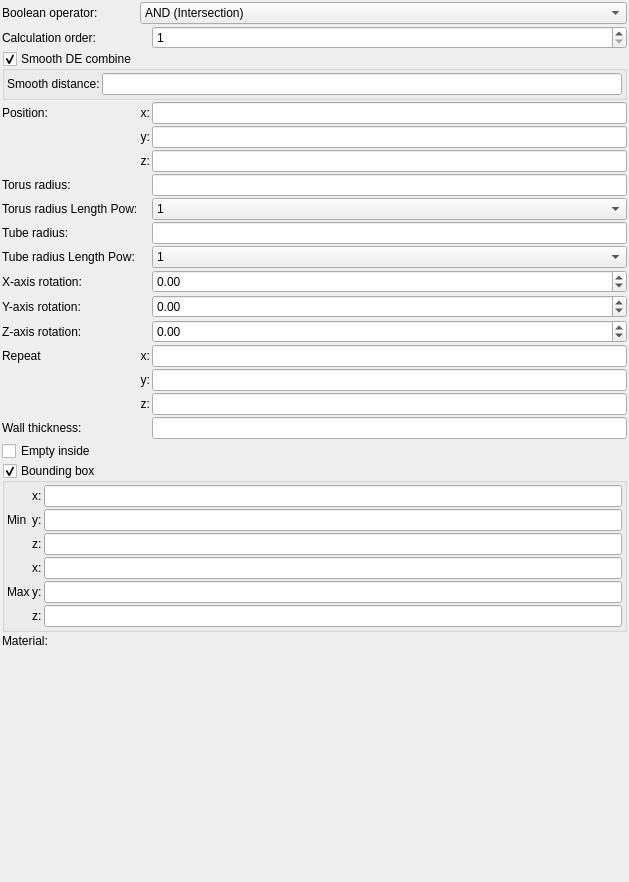
<?xml version="1.0" encoding="UTF-8"?>
<ui version="4.0">
 <class>Form</class>
 <widget class="QWidget" name="Form">
  <property name="geometry">
   <rect>
    <x>0</x>
    <y>0</y>
    <width>629</width>
    <height>882</height>
   </rect>
  </property>
  <property name="windowTitle">
   <string>Form</string>
  </property>
  <layout class="QVBoxLayout" name="verticalLayout">
   <property name="spacing">
    <number>2</number>
   </property>
   <property name="leftMargin">
    <number>2</number>
   </property>
   <property name="topMargin">
    <number>2</number>
   </property>
   <property name="rightMargin">
    <number>2</number>
   </property>
   <property name="bottomMargin">
    <number>2</number>
   </property>
   <item>
    <layout class="QGridLayout" name="gridLayout">
     <property name="spacing">
      <number>2</number>
     </property>
     <item row="3" column="2">
      <widget class="MyLineEdit" name="vect3_position_x">
       <property name="sizePolicy">
        <sizepolicy hsizetype="Expanding" vsizetype="Maximum">
         <horstretch>0</horstretch>
         <verstretch>0</verstretch>
        </sizepolicy>
       </property>
      </widget>
     </item>
     <item row="6" column="0">
      <widget class="QLabel" name="label_14">
       <property name="text">
        <string>Torus radius:</string>
       </property>
      </widget>
     </item>
     <item row="3" column="1">
      <widget class="QLabel" name="label_11">
       <property name="text">
        <string>x:</string>
       </property>
       <property name="alignment">
        <set>Qt::AlignRight|Qt::AlignTrailing|Qt::AlignVCenter</set>
       </property>
      </widget>
     </item>
     <item row="8" column="0">
      <widget class="QLabel" name="label_16">
       <property name="text">
        <string>Tube radius:</string>
       </property>
      </widget>
     </item>
     <item row="18" column="0" colspan="3">
      <widget class="MyGroupBox" name="groupCheck_limits_enable">
       <property name="title">
        <string>Bounding box</string>
       </property>
       <property name="checkable">
        <bool>true</bool>
       </property>
       <layout class="QGridLayout" name="gridLayout_5">
        <property name="leftMargin">
         <number>2</number>
        </property>
        <property name="topMargin">
         <number>2</number>
        </property>
        <property name="rightMargin">
         <number>2</number>
        </property>
        <property name="bottomMargin">
         <number>2</number>
        </property>
        <property name="spacing">
         <number>2</number>
        </property>
        <item row="1" column="3">
         <widget class="MyLineEdit" name="vect3_limits_min_y">
          <property name="sizePolicy">
           <sizepolicy hsizetype="Expanding" vsizetype="Maximum">
            <horstretch>0</horstretch>
            <verstretch>0</verstretch>
           </sizepolicy>
          </property>
         </widget>
        </item>
        <item row="0" column="2">
         <widget class="QLabel" name="label_308">
          <property name="text">
           <string>x:</string>
          </property>
          <property name="wordWrap">
           <bool>true</bool>
          </property>
         </widget>
        </item>
        <item row="1" column="2">
         <widget class="QLabel" name="label_309">
          <property name="text">
           <string>y:</string>
          </property>
          <property name="wordWrap">
           <bool>true</bool>
          </property>
         </widget>
        </item>
        <item row="3" column="3">
         <widget class="MyLineEdit" name="vect3_limits_max_x">
          <property name="sizePolicy">
           <sizepolicy hsizetype="Expanding" vsizetype="Maximum">
            <horstretch>0</horstretch>
            <verstretch>0</verstretch>
           </sizepolicy>
          </property>
         </widget>
        </item>
        <item row="4" column="3">
         <widget class="MyLineEdit" name="vect3_limits_max_y">
          <property name="sizePolicy">
           <sizepolicy hsizetype="Expanding" vsizetype="Maximum">
            <horstretch>0</horstretch>
            <verstretch>0</verstretch>
           </sizepolicy>
          </property>
         </widget>
        </item>
        <item row="0" column="3">
         <widget class="MyLineEdit" name="vect3_limits_min_x">
          <property name="sizePolicy">
           <sizepolicy hsizetype="Expanding" vsizetype="Maximum">
            <horstretch>0</horstretch>
            <verstretch>0</verstretch>
           </sizepolicy>
          </property>
         </widget>
        </item>
        <item row="1" column="1">
         <widget class="QLabel" name="label_307">
          <property name="text">
           <string>Min</string>
          </property>
          <property name="wordWrap">
           <bool>true</bool>
          </property>
         </widget>
        </item>
        <item row="2" column="3">
         <widget class="MyLineEdit" name="vect3_limits_min_z">
          <property name="sizePolicy">
           <sizepolicy hsizetype="Expanding" vsizetype="Maximum">
            <horstretch>0</horstretch>
            <verstretch>0</verstretch>
           </sizepolicy>
          </property>
         </widget>
        </item>
        <item row="2" column="2">
         <widget class="QLabel" name="label_310">
          <property name="text">
           <string>z:</string>
          </property>
          <property name="wordWrap">
           <bool>true</bool>
          </property>
         </widget>
        </item>
        <item row="5" column="3">
         <widget class="MyLineEdit" name="vect3_limits_max_z">
          <property name="sizePolicy">
           <sizepolicy hsizetype="Expanding" vsizetype="Maximum">
            <horstretch>0</horstretch>
            <verstretch>0</verstretch>
           </sizepolicy>
          </property>
         </widget>
        </item>
        <item row="4" column="1">
         <widget class="QLabel" name="label_311">
          <property name="text">
           <string>Max</string>
          </property>
          <property name="wordWrap">
           <bool>true</bool>
          </property>
         </widget>
        </item>
        <item row="3" column="2">
         <widget class="QLabel" name="label_312">
          <property name="text">
           <string>x:</string>
          </property>
          <property name="wordWrap">
           <bool>true</bool>
          </property>
         </widget>
        </item>
        <item row="4" column="2">
         <widget class="QLabel" name="label_313">
          <property name="text">
           <string>y:</string>
          </property>
          <property name="wordWrap">
           <bool>true</bool>
          </property>
         </widget>
        </item>
        <item row="5" column="2">
         <widget class="QLabel" name="label_314">
          <property name="text">
           <string>z:</string>
          </property>
          <property name="wordWrap">
           <bool>true</bool>
          </property>
         </widget>
        </item>
       </layout>
      </widget>
     </item>
     <item row="4" column="1">
      <widget class="QLabel" name="label_12">
       <property name="text">
        <string>y:</string>
       </property>
       <property name="alignment">
        <set>Qt::AlignRight|Qt::AlignTrailing|Qt::AlignVCenter</set>
       </property>
      </widget>
     </item>
     <item row="13" column="2">
      <widget class="MyLineEdit" name="vect3_repeat_x">
       <property name="sizePolicy">
        <sizepolicy hsizetype="Expanding" vsizetype="Maximum">
         <horstretch>0</horstretch>
         <verstretch>0</verstretch>
        </sizepolicy>
       </property>
      </widget>
     </item>
     <item row="19" column="0">
      <widget class="QLabel" name="label_20">
       <property name="text">
        <string>Material:</string>
       </property>
      </widget>
     </item>
     <item row="11" column="2">
      <widget class="MyDoubleSpinBox" name="spinboxd3_rotation_y">
       <property name="sizePolicy">
        <sizepolicy hsizetype="Minimum" vsizetype="Maximum">
         <horstretch>0</horstretch>
         <verstretch>0</verstretch>
        </sizepolicy>
       </property>
       <property name="prefix">
        <string/>
       </property>
       <property name="suffix">
        <string/>
       </property>
       <property name="decimals">
        <number>2</number>
       </property>
       <property name="minimum">
        <double>-36000.000000000000000</double>
       </property>
       <property name="maximum">
        <double>36000.000000000000000</double>
       </property>
       <property name="singleStep">
        <double>0.100000000000000</double>
       </property>
      </widget>
     </item>
     <item row="11" column="0">
      <widget class="QLabel" name="label_9">
       <property name="text">
        <string>Y-axis rotation:</string>
       </property>
       <property name="wordWrap">
        <bool>true</bool>
       </property>
      </widget>
     </item>
     <item row="12" column="2">
      <widget class="MyDoubleSpinBox" name="spinboxd3_rotation_z">
       <property name="sizePolicy">
        <sizepolicy hsizetype="Minimum" vsizetype="Maximum">
         <horstretch>0</horstretch>
         <verstretch>0</verstretch>
        </sizepolicy>
       </property>
       <property name="prefix">
        <string/>
       </property>
       <property name="suffix">
        <string/>
       </property>
       <property name="decimals">
        <number>2</number>
       </property>
       <property name="minimum">
        <double>-36000.000000000000000</double>
       </property>
       <property name="maximum">
        <double>36000.000000000000000</double>
       </property>
       <property name="singleStep">
        <double>0.100000000000000</double>
       </property>
      </widget>
     </item>
     <item row="9" column="2">
      <widget class="MyComboBox" name="comboBox_tube_radius_lpow">
       <item>
        <property name="text">
         <string notr="true">1</string>
        </property>
       </item>
       <item>
        <property name="text">
         <string notr="true">2</string>
        </property>
       </item>
       <item>
        <property name="text">
         <string notr="true">4</string>
        </property>
       </item>
       <item>
        <property name="text">
         <string notr="true">8</string>
        </property>
       </item>
       <item>
        <property name="text">
         <string notr="true">16</string>
        </property>
       </item>
       <item>
        <property name="text">
         <string notr="true">32</string>
        </property>
       </item>
      </widget>
     </item>
     <item row="1" column="0">
      <widget class="QLabel" name="label_22">
       <property name="text">
        <string>Calculation order:</string>
       </property>
       <property name="wordWrap">
        <bool>true</bool>
       </property>
      </widget>
     </item>
     <item row="5" column="1">
      <widget class="QLabel" name="label_13">
       <property name="text">
        <string>z:</string>
       </property>
       <property name="alignment">
        <set>Qt::AlignRight|Qt::AlignTrailing|Qt::AlignVCenter</set>
       </property>
      </widget>
     </item>
     <item row="19" column="1" colspan="2">
      <widget class="cMaterialSelector" name="materialselector_material_id" native="true">
       <property name="sizePolicy">
        <sizepolicy hsizetype="Preferred" vsizetype="Minimum">
         <horstretch>0</horstretch>
         <verstretch>0</verstretch>
        </sizepolicy>
       </property>
      </widget>
     </item>
     <item row="13" column="1">
      <widget class="QLabel" name="label_repeat_x_2">
       <property name="text">
        <string>x:</string>
       </property>
       <property name="alignment">
        <set>Qt::AlignRight|Qt::AlignTrailing|Qt::AlignVCenter</set>
       </property>
      </widget>
     </item>
     <item row="10" column="2">
      <widget class="MyDoubleSpinBox" name="spinboxd3_rotation_x">
       <property name="sizePolicy">
        <sizepolicy hsizetype="Minimum" vsizetype="Maximum">
         <horstretch>0</horstretch>
         <verstretch>0</verstretch>
        </sizepolicy>
       </property>
       <property name="prefix">
        <string/>
       </property>
       <property name="suffix">
        <string/>
       </property>
       <property name="decimals">
        <number>2</number>
       </property>
       <property name="minimum">
        <double>-36000.000000000000000</double>
       </property>
       <property name="maximum">
        <double>36000.000000000000000</double>
       </property>
       <property name="singleStep">
        <double>0.100000000000000</double>
       </property>
      </widget>
     </item>
     <item row="13" column="0">
      <widget class="QLabel" name="label_2">
       <property name="text">
        <string>Repeat</string>
       </property>
      </widget>
     </item>
     <item row="7" column="0">
      <widget class="QLabel" name="label">
       <property name="text">
        <string>Torus radius Length Pow:</string>
       </property>
       <property name="wordWrap">
        <bool>true</bool>
       </property>
      </widget>
     </item>
     <item row="9" column="0">
      <widget class="QLabel" name="label_3">
       <property name="text">
        <string>Tube radius Length Pow:</string>
       </property>
       <property name="wordWrap">
        <bool>true</bool>
       </property>
      </widget>
     </item>
     <item row="7" column="2">
      <widget class="MyComboBox" name="comboBox_radius_lpow">
       <item>
        <property name="text">
         <string notr="true">1</string>
        </property>
       </item>
       <item>
        <property name="text">
         <string notr="true">2</string>
        </property>
       </item>
       <item>
        <property name="text">
         <string notr="true">4</string>
        </property>
       </item>
       <item>
        <property name="text">
         <string notr="true">8</string>
        </property>
       </item>
       <item>
        <property name="text">
         <string notr="true">16</string>
        </property>
       </item>
       <item>
        <property name="text">
         <string notr="true">32</string>
        </property>
       </item>
      </widget>
     </item>
     <item row="0" column="1" colspan="2">
      <widget class="MyComboBox" name="comboBox_boolean_operator">
       <property name="sizePolicy">
        <sizepolicy hsizetype="Preferred" vsizetype="Preferred">
         <horstretch>0</horstretch>
         <verstretch>0</verstretch>
        </sizepolicy>
       </property>
       <item>
        <property name="text">
         <string>AND (Intersection)</string>
        </property>
       </item>
       <item>
        <property name="text">
         <string>OR (Union)</string>
        </property>
       </item>
       <item>
        <property name="text">
         <string>SUB (Complement)</string>
        </property>
       </item>
       <item>
        <property name="text">
         <string>rev SUB (B-A)</string>
        </property>
       </item>
      </widget>
     </item>
     <item row="3" column="0">
      <widget class="QLabel" name="label_10">
       <property name="text">
        <string>Position:</string>
       </property>
      </widget>
     </item>
     <item row="15" column="1">
      <widget class="QLabel" name="label_repeat_z_2">
       <property name="text">
        <string>z:</string>
       </property>
       <property name="alignment">
        <set>Qt::AlignRight|Qt::AlignTrailing|Qt::AlignVCenter</set>
       </property>
      </widget>
     </item>
     <item row="4" column="2">
      <widget class="MyLineEdit" name="vect3_position_y">
       <property name="sizePolicy">
        <sizepolicy hsizetype="Expanding" vsizetype="Maximum">
         <horstretch>0</horstretch>
         <verstretch>0</verstretch>
        </sizepolicy>
       </property>
      </widget>
     </item>
     <item row="2" column="0" colspan="3">
      <widget class="MyGroupBox" name="groupCheck_smooth_de_combine_enable">
       <property name="title">
        <string>Smooth DE combine</string>
       </property>
       <property name="checkable">
        <bool>true</bool>
       </property>
       <layout class="QGridLayout" name="gridLayout_4">
        <property name="leftMargin">
         <number>2</number>
        </property>
        <property name="topMargin">
         <number>2</number>
        </property>
        <property name="rightMargin">
         <number>2</number>
        </property>
        <property name="bottomMargin">
         <number>2</number>
        </property>
        <property name="spacing">
         <number>2</number>
        </property>
        <item row="0" column="0">
         <widget class="QLabel" name="label_306">
          <property name="text">
           <string>Smooth distance:</string>
          </property>
          <property name="wordWrap">
           <bool>true</bool>
          </property>
         </widget>
        </item>
        <item row="0" column="1">
         <widget class="MyLineEdit" name="logedit_smooth_de_combine_distance">
          <property name="sizePolicy">
           <sizepolicy hsizetype="Expanding" vsizetype="Maximum">
            <horstretch>0</horstretch>
            <verstretch>0</verstretch>
           </sizepolicy>
          </property>
         </widget>
        </item>
       </layout>
      </widget>
     </item>
     <item row="12" column="0">
      <widget class="QLabel" name="label_15">
       <property name="text">
        <string>Z-axis rotation:</string>
       </property>
       <property name="wordWrap">
        <bool>true</bool>
       </property>
      </widget>
     </item>
     <item row="1" column="2">
      <widget class="MySpinBox" name="spinboxInt_calculation_order">
       <property name="sizePolicy">
        <sizepolicy hsizetype="Minimum" vsizetype="Maximum">
         <horstretch>0</horstretch>
         <verstretch>0</verstretch>
        </sizepolicy>
       </property>
       <property name="toolTip">
        <string>&lt;html&gt;&lt;head/&gt;&lt;body&gt;&lt;p&gt;Order of calculation boolean operators. Object with lower number will be calculated first.&lt;/p&gt;&lt;/body&gt;&lt;/html&gt;</string>
       </property>
       <property name="minimum">
        <number>1</number>
       </property>
       <property name="maximum">
        <number>9999</number>
       </property>
      </widget>
     </item>
     <item row="10" column="0">
      <widget class="QLabel" name="label_8">
       <property name="text">
        <string>X-axis rotation:</string>
       </property>
       <property name="wordWrap">
        <bool>true</bool>
       </property>
      </widget>
     </item>
     <item row="14" column="1">
      <widget class="QLabel" name="label_repeat_y_2">
       <property name="text">
        <string>y:</string>
       </property>
       <property name="alignment">
        <set>Qt::AlignRight|Qt::AlignTrailing|Qt::AlignVCenter</set>
       </property>
      </widget>
     </item>
     <item row="6" column="2">
      <widget class="MyLineEdit" name="logedit_radius">
       <property name="sizePolicy">
        <sizepolicy hsizetype="Expanding" vsizetype="Maximum">
         <horstretch>0</horstretch>
         <verstretch>0</verstretch>
        </sizepolicy>
       </property>
      </widget>
     </item>
     <item row="15" column="2">
      <widget class="MyLineEdit" name="vect3_repeat_z">
       <property name="sizePolicy">
        <sizepolicy hsizetype="Expanding" vsizetype="Maximum">
         <horstretch>0</horstretch>
         <verstretch>0</verstretch>
        </sizepolicy>
       </property>
      </widget>
     </item>
     <item row="17" column="0" colspan="3">
      <widget class="MyCheckBox" name="checkBox_empty">
       <property name="sizePolicy">
        <sizepolicy hsizetype="Minimum" vsizetype="Maximum">
         <horstretch>0</horstretch>
         <verstretch>0</verstretch>
        </sizepolicy>
       </property>
       <property name="text">
        <string>Empty inside</string>
       </property>
      </widget>
     </item>
     <item row="8" column="2">
      <widget class="MyLineEdit" name="logedit_tube_radius">
       <property name="sizePolicy">
        <sizepolicy hsizetype="Expanding" vsizetype="Maximum">
         <horstretch>0</horstretch>
         <verstretch>0</verstretch>
        </sizepolicy>
       </property>
      </widget>
     </item>
     <item row="14" column="2">
      <widget class="MyLineEdit" name="vect3_repeat_y">
       <property name="sizePolicy">
        <sizepolicy hsizetype="Expanding" vsizetype="Maximum">
         <horstretch>0</horstretch>
         <verstretch>0</verstretch>
        </sizepolicy>
       </property>
      </widget>
     </item>
     <item row="5" column="2">
      <widget class="MyLineEdit" name="vect3_position_z">
       <property name="sizePolicy">
        <sizepolicy hsizetype="Expanding" vsizetype="Maximum">
         <horstretch>0</horstretch>
         <verstretch>0</verstretch>
        </sizepolicy>
       </property>
      </widget>
     </item>
     <item row="0" column="0">
      <widget class="QLabel" name="label_21">
       <property name="text">
        <string>Boolean operator:</string>
       </property>
       <property name="wordWrap">
        <bool>true</bool>
       </property>
      </widget>
     </item>
     <item row="16" column="2">
      <widget class="MyLineEdit" name="logedit_wall_thickness">
       <property name="sizePolicy">
        <sizepolicy hsizetype="Expanding" vsizetype="Maximum">
         <horstretch>0</horstretch>
         <verstretch>0</verstretch>
        </sizepolicy>
       </property>
      </widget>
     </item>
     <item row="16" column="0">
      <widget class="QLabel" name="label_4">
       <property name="text">
        <string>Wall thickness:</string>
       </property>
      </widget>
     </item>
    </layout>
   </item>
   <item>
    <spacer name="verticalSpacer">
     <property name="orientation">
      <enum>Qt::Vertical</enum>
     </property>
     <property name="sizeHint" stdset="0">
      <size>
       <width>20</width>
       <height>40</height>
      </size>
     </property>
    </spacer>
   </item>
  </layout>
 </widget>
 <customwidgets>
  <customwidget>
   <class>MyDoubleSpinBox</class>
   <extends>QDoubleSpinBox</extends>
   <header>my_double_spin_box.h</header>
  </customwidget>
  <customwidget>
   <class>MyCheckBox</class>
   <extends>QCheckBox</extends>
   <header>my_check_box.h</header>
  </customwidget>
  <customwidget>
   <class>MyLineEdit</class>
   <extends>QLineEdit</extends>
   <header>my_line_edit.h</header>
  </customwidget>
  <customwidget>
   <class>cMaterialSelector</class>
   <extends>QWidget</extends>
   <header>material_selector.h</header>
   <container>1</container>
  </customwidget>
  <customwidget>
   <class>MyComboBox</class>
   <extends>QComboBox</extends>
   <header>my_combo_box.h</header>
  </customwidget>
  <customwidget>
   <class>MySpinBox</class>
   <extends>QSpinBox</extends>
   <header>my_spin_box.h</header>
  </customwidget>
  <customwidget>
   <class>MyGroupBox</class>
   <extends>QGroupBox</extends>
   <header>my_group_box.h</header>
   <container>1</container>
  </customwidget>
 </customwidgets>
 <tabstops>
  <tabstop>vect3_position_x</tabstop>
  <tabstop>vect3_position_y</tabstop>
  <tabstop>vect3_position_z</tabstop>
  <tabstop>logedit_radius</tabstop>
  <tabstop>logedit_tube_radius</tabstop>
  <tabstop>spinboxd3_rotation_x</tabstop>
  <tabstop>spinboxd3_rotation_y</tabstop>
  <tabstop>spinboxd3_rotation_z</tabstop>
  <tabstop>vect3_repeat_x</tabstop>
  <tabstop>vect3_repeat_y</tabstop>
  <tabstop>vect3_repeat_z</tabstop>
  <tabstop>checkBox_empty</tabstop>
 </tabstops>
 <resources/>
 <connections/>
</ui>
